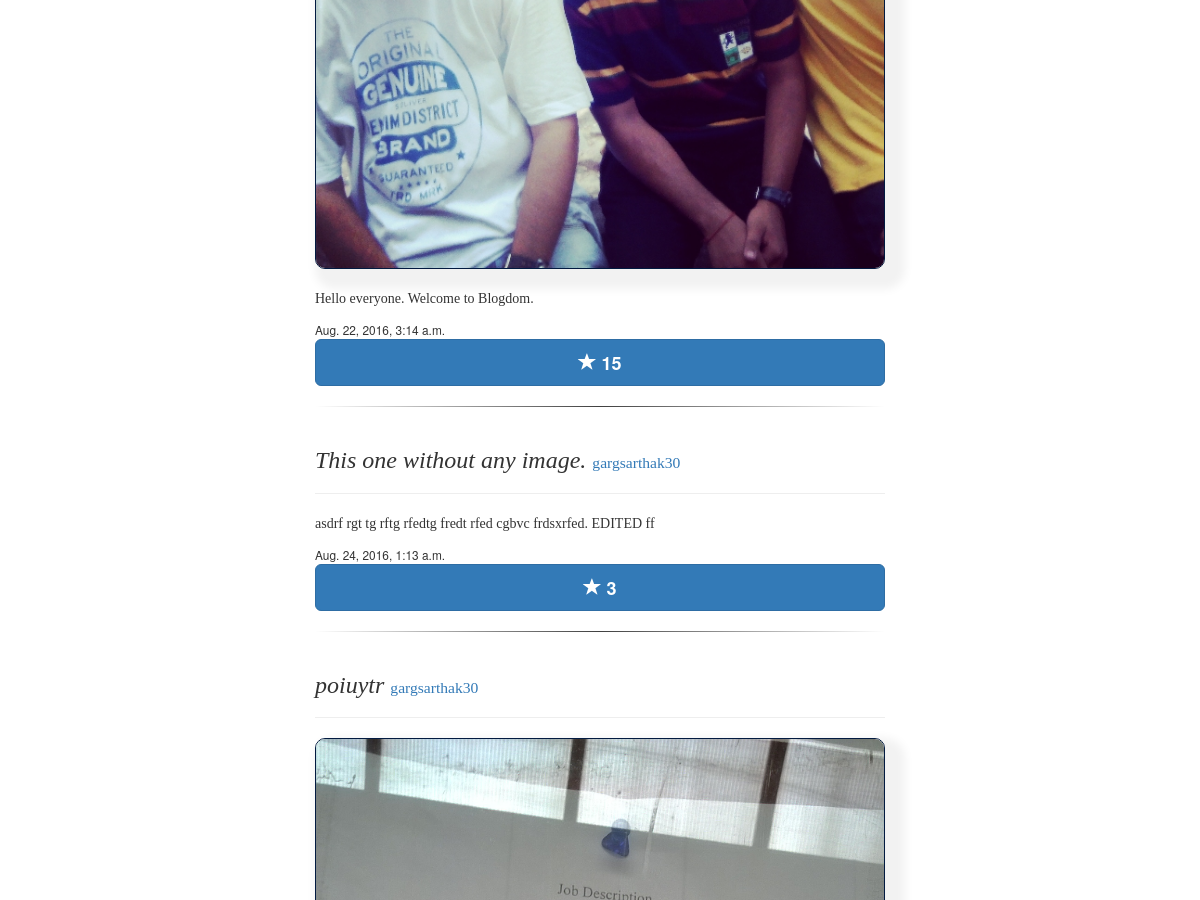
The app's page /blogs/ (middle part), older data.
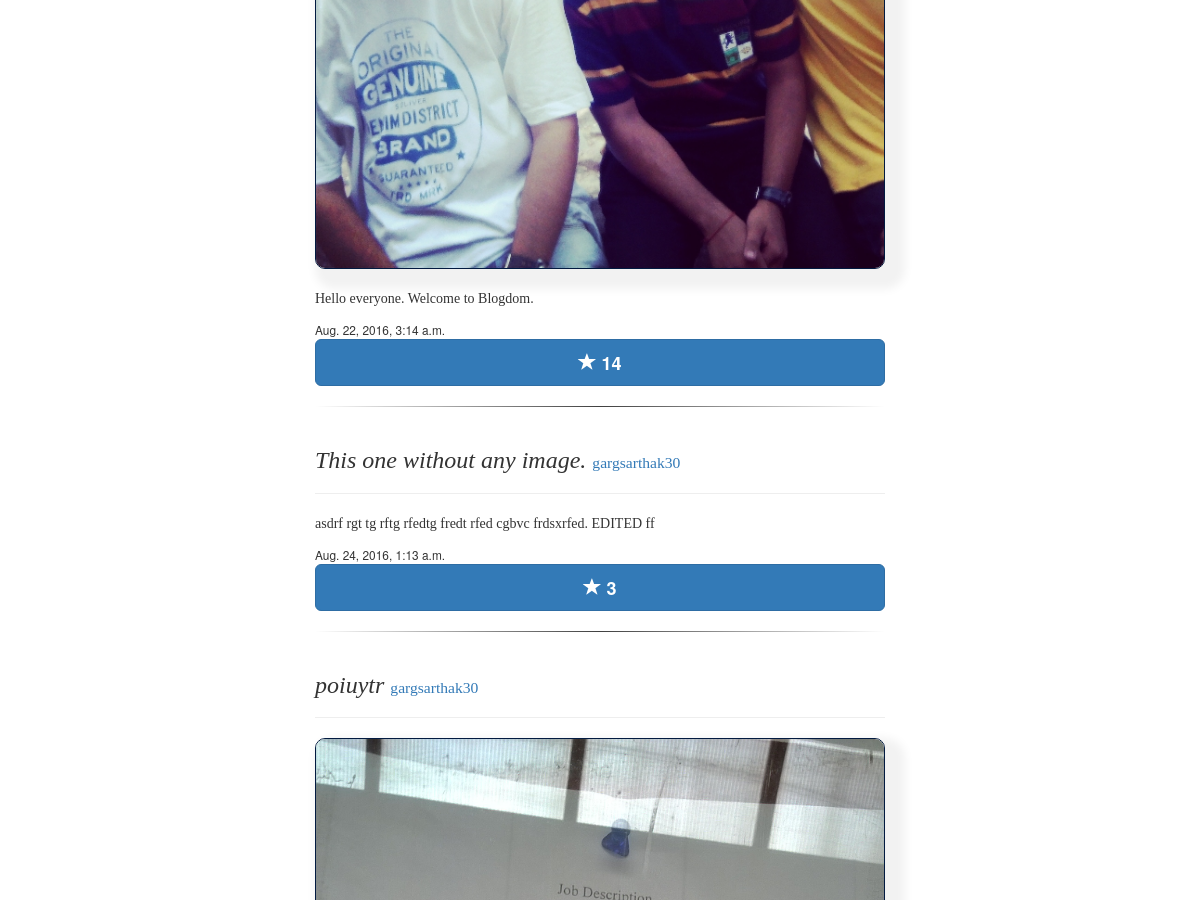
The same page, newer data.
### blogs/models.py (models this page shows, shortened)
class Post(models.Model):
    blogger = models.ForeignKey(UserBlogdom, on_delete=models.CASCADE)
    heading = models.CharField(max_length=150)
    blog_content = models.TextField()
    upvotes = models.IntegerField(default=0)
    time = models.DateTimeField(editable=False, default=timezone.localtime(timezone.now()))
    image = models.ImageField(blank=True, null=True, upload_to=content_post_image)

### blogs/views.py (the view)
class IndexView(TemplateView):
    template_name = 'blogs/index.html'
    def get_context_data(self, **kwargs):
        context = super(IndexView, self).get_context_data(**kwargs)
        context['top_posts'] = Post.objects.order_by('-upvotes')
        context['recent_posts'] = Post.objects.order_by('-time')[:5]
        top_bloggers = sorted(UserBlogdom.objects.all(), key=lambda a: a.get_rating(), reverse=True)
        context['best_bloggers'] = top_bloggers
        return context

### blogs/models.py (called while the page is built)
    def __str__(self):
        desc = self.user.username
        return desc

    def count_upvotes(self):
        total_upvotes = self.post_set.all().aggregate(Sum('upvotes'))
        return total_upvotes

    def count_posts(self):
        total_posts = self.post_set.all().count()
        return total_posts

    def get_rating(self):
        upvotes = self.count_upvotes().get('upvotes__sum')
        posts = self.count_posts()
        if upvotes is None:
            upvotes = 0
        rating = float((((upvotes * 0.75) + (posts * 0.25))/2))
        return rating

### blogs/templates/blogs/index.html (shortened to what this page needs)
{% extends 'blogs/base.html' %}
{% block content %}
<div class = "col-md-6">
    {% for posts in top_posts %}
        <div class="page-header">
            <h3 style = "font-family: 'Ceviche+One', cursive;"><i>{{posts.heading}}</i>&nbsp;<small><a href = "{% url 'user_profile' posts.blogger %}">{{posts.blogger}}</a></small></h3>
        </div>
    {% if posts.image %}
    <img src = "{{posts.image.url}}" class = "img-responsive">
    <br/>
    {% endif %}
     {% if posts.blog_content|length >= 270 %}
                <p style = "font-family: 'Oleo+Script', cursive;">
                    <span id = "more{{posts.id}}"> {{posts.blog_content|truncatewords:50}}
                    <a onclick="content({{posts.id}})">more</a></span>
                </p>
                {% else %}
                        <p style = "font-family: 'Oleo+Script', cursive;">{% autoescape off %}{{posts.blog_content}}{%endautoescape%}</p>
                    {% endif %}
    <small>{{posts.time}}</small>
    <button onclick = "upvotes_ajax({{posts.id}})" class = "btn btn-lg btn-primary btn-block"><b>
          <span class="glyphicon glyphicon-star" aria-hidden="true"></span> <span id = "{{posts.id}}">{{posts.upvotes}}</span></b>
    </button>
<hr style=" border: 0; height: 1px; background-image: linear-gradient(to right, rgba(0, 0, 0, 0), rgba(0, 0, 0, 0.75), rgba(0, 0, 0, 0));"/>
    {% endfor %}
</div>
{% endblock %}

Row changes from the older to the newer data that the page shows:
changed Post "Hello everyone. Welcome to Blogdom.": upvotes "15" → "14"
